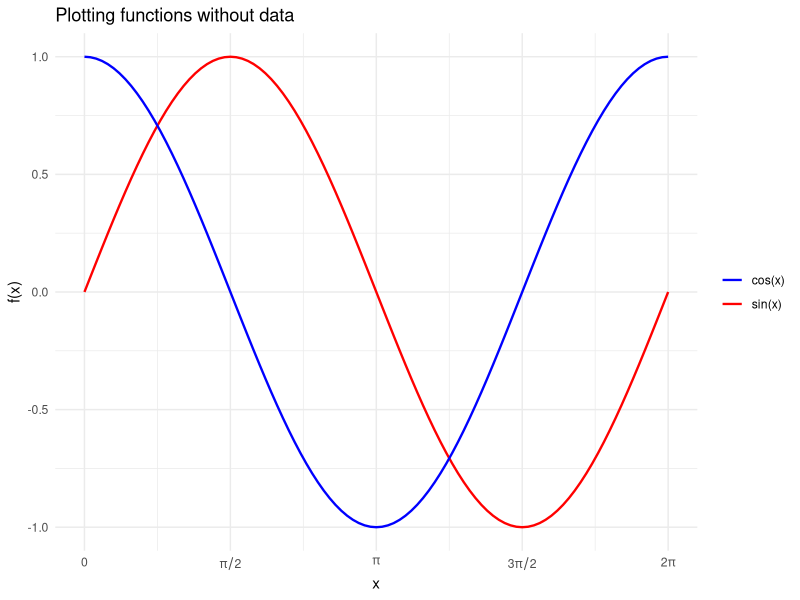

This chart was generated by the following R code:
#  ----------------------------------------------------------------------------
#  R PLOTS EXAMPLES
#  Function plot no data.
#  File: function_plot.R
#  Enrique Pérez Herrero
#  02/Sep/2015
#  ----------------------------------------------------------------------------
#
#  Run from this folder: Rscript function_plot.R

library(ggplot2)

pi_labels <- expression(0, pi / 2, pi, 3 * pi / 2, 2 * pi)

line_width <- .8

p_functions <- ggplot(data.frame(x = c(0, 2 * pi)), aes(x)) +
    stat_function(aes(colour = "sin(x)"), fun = sin, linewidth = line_width) +
    stat_function(aes(colour = "cos(x)"), fun = cos, linewidth = line_width) +
    scale_x_continuous(breaks = 0:4 * pi / 2, labels = pi_labels) +
    scale_colour_manual(values = c("sin(x)" = "red", "cos(x)" = "blue")) +
    labs(title = "Plotting functions without data", y = "f(x)", colour = NULL) +
    theme_minimal()

ggsave("function_plot.png", p_functions, width = 7, height = 4, dpi = 100, bg = "white")
